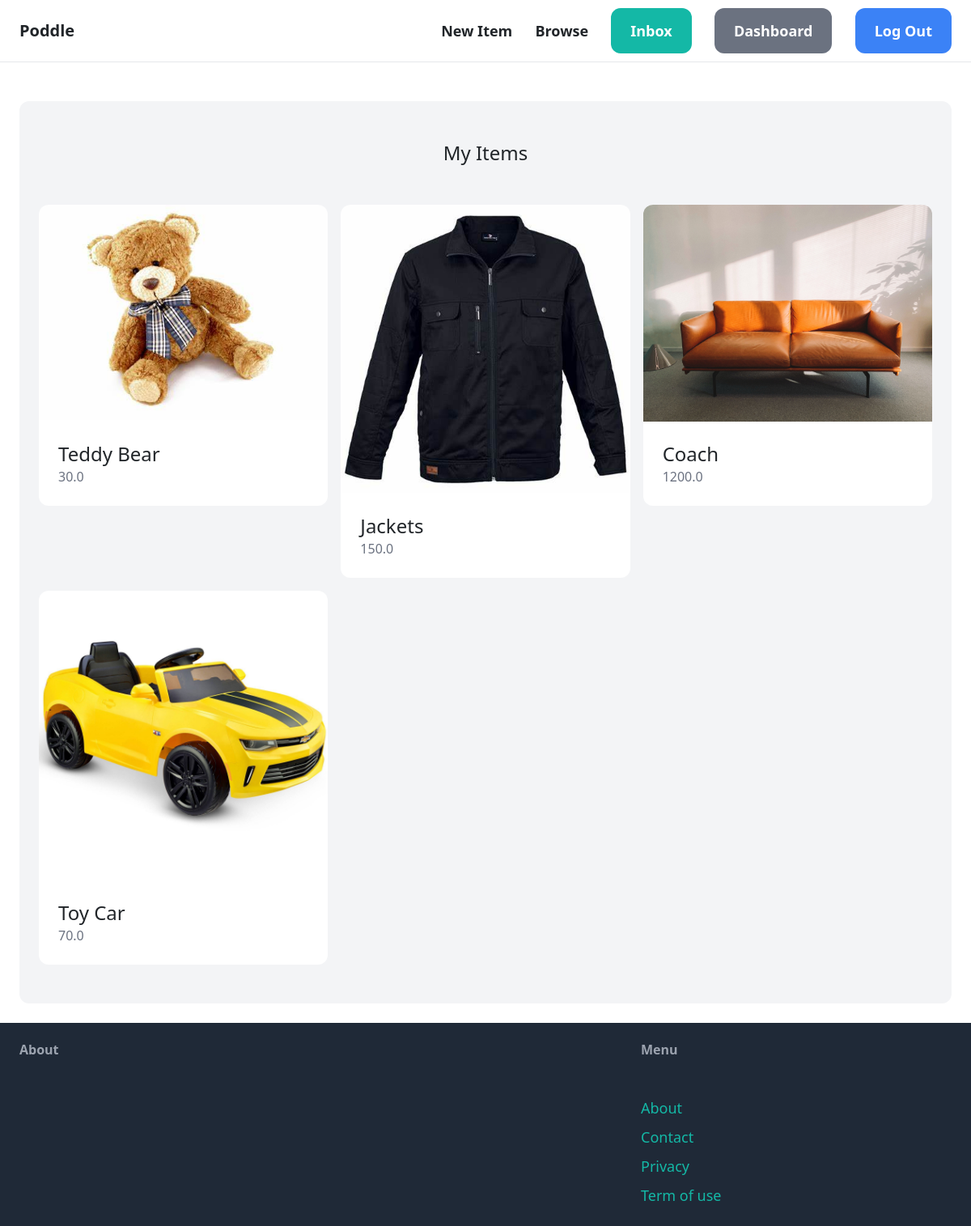
The page /dashboard (signed in) on the database its author committed.
### item/models.py (models this page shows, shortened)
class Item(models.Model):
    category = models.ForeignKey(Category,related_name='items',on_delete=models.CASCADE)
    name = models.CharField(max_length=255)
    description = models.TextField(blank=True,null=True)
    price = models.FloatField()
    image = models.ImageField(upload_to='item_images',blank=True,null=True)
    is_sold = models.BooleanField(default=False)
    created_by = models.ForeignKey(User,related_name="items",on_delete=models.CASCADE )
    created_at = models.DateField(auto_now_add=True)

### dashboard/views.py (the view)
# urls.py: path('',views.index,name="index"),
@login_required
def index(request):
    items = Item.objects.filter(created_by=request.user)
    return render(request,'dashboard/index.html',{
        'items' : items
    })

### dashboard/templates/dashboard/index.html (shortened to what this page needs)
{% extends 'core/base.html' %}
{% block content %}
    <div class="mt-6 px-6 py-12 bg-gray-100 rounded-xl">
        <h2 class="mb-12 text-2xl text-center">My Items</h2>
        <div class="grid grid-cols-3 gap-3">
            {% for item in items %}
                <div>
                    <a href="{% url 'item:detail' item.id %}">
                        <div>
                            <img src="{{item.image.url}}"class=rounded-t-xl  alt="das">
                        </div>
                        <div class="p-6 bg-white rounded-b-xl">
                            <h2 class="text-2xl">{{item.name}}</h2>
                            <p class="text-gray-500">{{item.price}}</p>
                        </div>
                    </a>
                </div>
            {% endfor %}
        </div>
    </div>
{% endblock %}

### rows shown on the page
Item: image (picture), name "Teddy Bear", price "30.0"
Item: image (picture), name "Jackets", price "150.0"
Item: image (picture), name "Coach", price "1200.0"
Item: image (picture), name "Toy Car", price "70.0"
